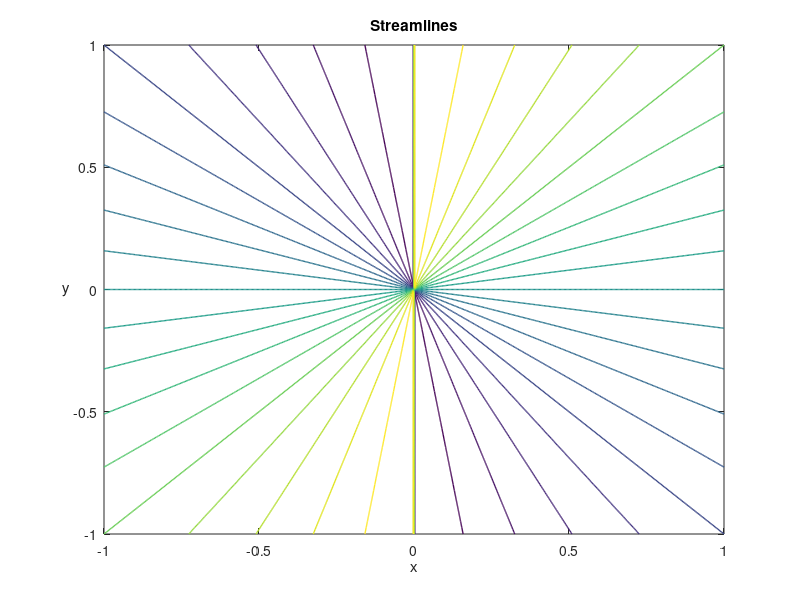
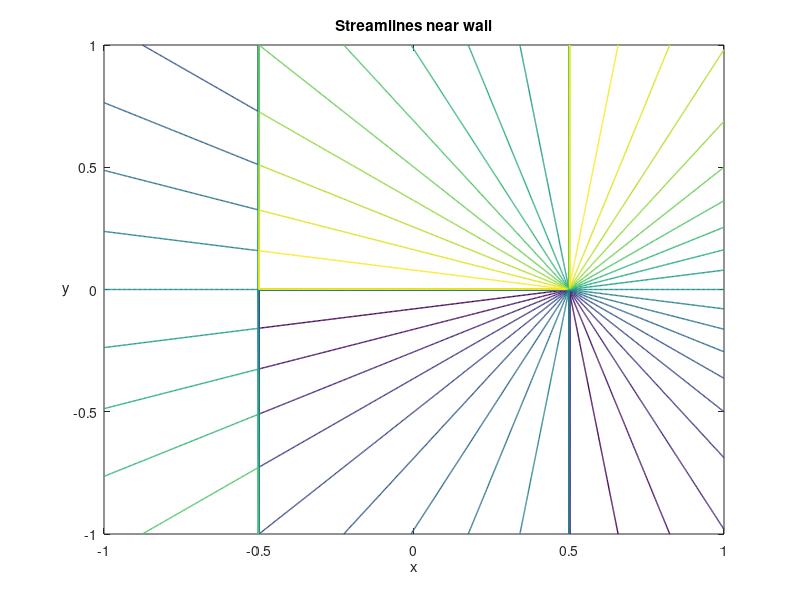

Write MATLAB code to recreate these figures, in order.

%%%%%%%%%%%%%%%%%%%%%%%%%%%%%%%%%%%%%%%%%%%%%%%%%%%%%%
%%%%%%            NOT CORRECT PLOT!             %%%%%%
%%%%%%%%%%%%%%%%%%%%%%%%%%%%%%%%%%%%%%%%%%%%%%%%%%%%%%
% Mistake probably in streamfunction expression

[x,y] = meshgrid(linspace(-1,1,500),linspace(-1,1,500));

m=2;
a=0;

psi = m ./ pi ./ (2 .* x - 2 .* a) .* atan((2 .* y ./ (2 .* x - 2 .* a))) .* x - m ./ pi ./ (2 .* x - 2 .* a) .* ...
atan((2 .* y ./ (2 .* x - 2 .* a))) .* a + m ./ pi ./ (2 .* x + 2 .* a) .* atan((2 .* y ./ (2 .* x + 2 .* a))) .*...
x + m ./ pi ./ (2 .* x + 2 .* a) .* atan((2 .* y ./ (2 .* x + 2 .* a))) .* a - m ./ pi .* atan(((2 .* x - 2 .* a)...
./ y) ./ 0.2e1) ./ 0.2e1 + m ./ pi .* atan(((2 .* x + 2 .* a) ./ y) ./ 0.2e1) ./ 0.2e1;
% Streamfunction


figure(1)
contour(x,y,psi,'LevelStep',0.1,'LineWidth',1);


xlim([-1 1])
ylim([-1 1])

title('Streamlines')
xlabel('x')
ylabel('y')

hYLabel = get(gca,'YLabel');
set(hYLabel,'rotation',0,'VerticalAlignment','middle')



figure(2)

[x,y] = meshgrid(linspace(-1,1,500),linspace(-1,1,500));

m=2;
a=0.5;

psi = m ./ pi ./ (2 .* x - 2 .* a) .* atan((2 .* y ./ (2 .* x - 2 .* a))) .* x - m ./ pi ./ (2 .* x - 2 .* a) .* atan((2 .* y ./ (2 .* x - 2 .* a))) .* a + m ./ pi ./ (2 .* x + 2 .* a) .* atan((2 .* y ./ (2 .* x + 2 .* a))) .* x + m ./ pi ./ (2 .* x + 2 .* a) .* atan((2 .* y ./ (2 .* x + 2 .* a))) .* a - m ./ pi .* atan(((2 .* x - 2 .* a) ./ y) ./ 0.2e1) ./ 0.2e1 + m ./ pi .* atan(((2 .* x + 2 .* a) ./ y) ./ 0.2e1) ./ 0.2e1;


contour(x,y,psi,'LevelStep',0.1,'LineWidth',1);

title('Streamlines near wall')
xlabel('x')
ylabel('y')

hYLabel = get(gca,'YLabel');
set(hYLabel,'rotation',0,'VerticalAlignment','middle')
